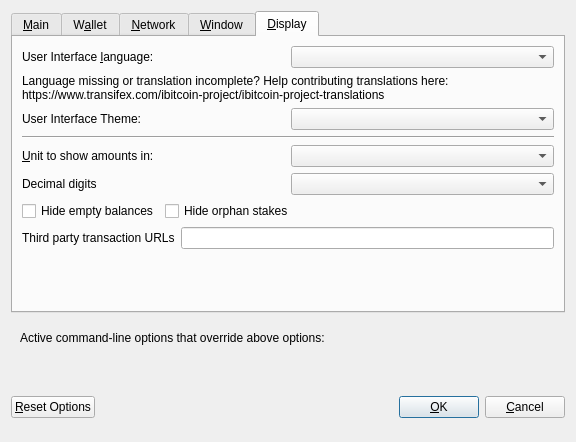
<?xml version="1.0" encoding="UTF-8"?>
<ui version="4.0">
 <class>OptionsDialog</class>
 <widget class="QDialog" name="OptionsDialog">
  <property name="geometry">
   <rect>
    <x>0</x>
    <y>0</y>
    <width>576</width>
    <height>442</height>
   </rect>
  </property>
  <property name="windowTitle">
   <string>Options</string>
  </property>
  <property name="modal">
   <bool>true</bool>
  </property>
  <layout class="QVBoxLayout" name="verticalLayout">
   <item>
    <widget class="QTabWidget" name="tabWidget">
     <property name="currentIndex">
      <number>4</number>
     </property>
     <widget class="QWidget" name="tabMain">
      <attribute name="title">
       <string>&amp;Main</string>
      </attribute>
      <layout class="QVBoxLayout" name="verticalLayout_Main">
       <item>
        <widget class="QCheckBox" name="bitcoinAtStartup">
         <property name="toolTip">
          <string>Automatically start iBTCCOIN after logging in to the system.</string>
         </property>
         <property name="text">
          <string>&amp;Start iBTCCOIN on system login</string>
         </property>
        </widget>
       </item>
       <item>
        <layout class="QHBoxLayout" name="horizontalLayout_2_Main">
         <item>
          <widget class="QLabel" name="databaseCacheLabel">
           <property name="text">
            <string>Size of &amp;database cache</string>
           </property>
           <property name="textFormat">
            <enum>Qt::PlainText</enum>
           </property>
           <property name="buddy">
            <cstring>databaseCache</cstring>
           </property>
          </widget>
         </item>
         <item>
          <widget class="QSpinBox" name="databaseCache"/>
         </item>
         <item>
          <widget class="QLabel" name="databaseCacheUnitLabel">
           <property name="text">
            <string>MB</string>
           </property>
           <property name="textFormat">
            <enum>Qt::PlainText</enum>
           </property>
          </widget>
         </item>
         <item>
          <spacer name="horizontalSpacer_2_Main">
           <property name="orientation">
            <enum>Qt::Horizontal</enum>
           </property>
           <property name="sizeHint" stdset="0">
            <size>
             <width>40</width>
             <height>20</height>
            </size>
           </property>
          </spacer>
         </item>
        </layout>
       </item>
       <item>
        <layout class="QHBoxLayout" name="horizontalLayout_3_Main">
         <item>
          <widget class="QLabel" name="threadsScriptVerifLabel">
           <property name="text">
            <string>Number of script &amp;verification threads</string>
           </property>
           <property name="textFormat">
            <enum>Qt::PlainText</enum>
           </property>
           <property name="buddy">
            <cstring>threadsScriptVerif</cstring>
           </property>
          </widget>
         </item>
         <item>
          <widget class="QSpinBox" name="threadsScriptVerif">
           <property name="toolTip">
            <string>(0 = auto, &lt;0 = leave that many cores free)</string>
           </property>
          </widget>
         </item>
         <item>
          <spacer name="horizontalSpacer_3_Main">
           <property name="orientation">
            <enum>Qt::Horizontal</enum>
           </property>
           <property name="sizeHint" stdset="0">
            <size>
             <width>40</width>
             <height>20</height>
            </size>
           </property>
          </spacer>
         </item>
        </layout>
       </item>
       <item>
        <spacer name="verticalSpacer_2">
         <property name="orientation">
          <enum>Qt::Vertical</enum>
         </property>
         <property name="sizeHint" stdset="0">
          <size>
           <width>20</width>
           <height>40</height>
          </size>
         </property>
        </spacer>
       </item>
       <item>
        <layout class="QHBoxLayout" name="horiz-autominting-layout">
         <item>
          <widget class="QCheckBox" name="checkBoxZeromintEnable">
           <property name="toolTip">
            <string>Enable automatic minting of iBTC units to ziBTC</string>
           </property>
           <property name="layoutDirection">
            <enum>Qt::LeftToRight</enum>
           </property>
           <property name="text">
            <string>Enable ziBTC Automint</string>
           </property>
          </widget>
         </item>
         <item>
          <widget class="QCheckBox" name="checkBoxZeromintAddresses">
           <property name="toolTip">
            <string>Enable automatic ziBTC minting from specific addresses</string>
           </property>
           <property name="layoutDirection">
            <enum>Qt::LeftToRight</enum>
           </property>
           <property name="text">
            <string>Enable Automint Addresses</string>
           </property>
          </widget>
         </item>
        </layout>
       </item>
       <item>
        <layout class="QHBoxLayout" name="horizontalLayout_3">
         <item>
          <widget class="QLabel" name="percentage_label">
           <property name="toolTip">
            <string>Percentage of incoming iBTC which get automatically converted to ziBTC via Zerocoin Protocol (min: 10%)</string>
           </property>
           <property name="text">
            <string>Percentage of autominted ziBTC</string>
           </property>
          </widget>
         </item>
         <item>
          <widget class="QSpinBox" name="zeromintPercentage">
           <property name="minimum">
            <number>1</number>
           </property>
           <property name="maximum">
            <number>100</number>
           </property>
          </widget>
         </item>
        </layout>
       </item>
       <item>
        <layout class="QHBoxLayout" name="horizontalLayout" stretch="0,0">
         <property name="sizeConstraint">
          <enum>QLayout::SetFixedSize</enum>
         </property>
         <item>
          <widget class="QLabel" name="labelPreferredDenom">
           <property name="maximumSize">
            <size>
             <width>16777215</width>
             <height>16777215</height>
            </size>
           </property>
           <property name="toolTip">
            <string>Wait with automatic conversion to Zerocoin until enough iBTC for this denomination is available</string>
           </property>
           <property name="text">
            <string>Preferred Automint ziBTC Denomination</string>
           </property>
          </widget>
         </item>
         <item>
          <widget class="QComboBox" name="preferredDenom">
           <property name="maximumSize">
            <size>
             <width>16777215</width>
             <height>27</height>
            </size>
           </property>
           <property name="toolTip">
            <string>Wait with automatic conversion to Zerocoin until enough iBTC for this denomination is available</string>
           </property>
           <property name="maxVisibleItems">
            <number>9</number>
           </property>
           <property name="maxCount">
            <number>9</number>
           </property>
          </widget>
         </item>
        </layout>
       </item>
      </layout>
     </widget>
     <widget class="QWidget" name="tabWallet">
      <attribute name="title">
       <string>W&amp;allet</string>
      </attribute>
      <layout class="QVBoxLayout" name="verticalLayout_Wallet">
       <item>
        <layout class="QHBoxLayout" name="horizontalLayout_2_Wallet">
         <item>
          <widget class="QLabel" name="labelStakeSplitThresholdText">
           <property name="text">
            <string>Stake split threshold:</string>
           </property>
          </widget>
         </item>
         <item>
          <widget class="QSpinBox" name="spinBoxStakeSplitThreshold">
           <property name="minimum">
            <number>1</number>
           </property>
           <property name="maximum">
            <number>999999</number>
           </property>
          </widget>
         </item>
        </layout>
       </item>
       <item>
        <widget class="QGroupBox" name="groupBox">
         <property name="title">
          <string>Expert</string>
         </property>
         <layout class="QVBoxLayout" name="verticalLayout_2">
          <item>
           <widget class="QCheckBox" name="coinControlFeatures">
            <property name="toolTip">
             <string>Whether to show coin control features or not.</string>
            </property>
            <property name="text">
             <string>Enable coin &amp;control features</string>
            </property>
           </widget>
          </item>
          <item>
           <widget class="QCheckBox" name="showMasternodesTab">
            <property name="toolTip">
             <string>Show additional tab listing all your masternodes in first sub-tab&lt;br/&gt;and all masternodes on the network in second sub-tab.</string>
            </property>
            <property name="text">
             <string>Show Masternodes Tab</string>
            </property>
           </widget>
          </item>
          <item>
           <widget class="QCheckBox" name="spendZeroConfChange">
            <property name="toolTip">
             <string>If you disable the spending of unconfirmed change, the change from a transaction&lt;br/&gt;cannot be used until that transaction has at least one confirmation.&lt;br/&gt;This also affects how your balance is computed.</string>
            </property>
            <property name="text">
             <string>&amp;Spend unconfirmed change</string>
            </property>
           </widget>
          </item>
         </layout>
        </widget>
       </item>
       <item>
        <spacer name="verticalSpacer_Wallet">
         <property name="orientation">
          <enum>Qt::Vertical</enum>
         </property>
         <property name="sizeHint" stdset="0">
          <size>
           <width>20</width>
           <height>40</height>
          </size>
         </property>
        </spacer>
       </item>
      </layout>
     </widget>
     <widget class="QWidget" name="tabNetwork">
      <attribute name="title">
       <string>&amp;Network</string>
      </attribute>
      <layout class="QVBoxLayout" name="verticalLayout_Network">
       <item>
        <widget class="QCheckBox" name="mapPortUpnp">
         <property name="toolTip">
          <string>Automatically open the iBTCCOIN client port on the router. This only works when your router supports UPnP and it is enabled.</string>
         </property>
         <property name="text">
          <string>Map port using &amp;UPnP</string>
         </property>
        </widget>
       </item>
       <item>
        <widget class="QCheckBox" name="allowIncoming">
         <property name="toolTip">
          <string>Accept connections from outside</string>
         </property>
         <property name="text">
          <string>Allow incoming connections</string>
         </property>
        </widget>
       </item>
       <item>
        <widget class="QCheckBox" name="connectSocks">
         <property name="toolTip">
          <string>Connect to the iBTCCOIN network through a SOCKS5 proxy.</string>
         </property>
         <property name="text">
          <string>&amp;Connect through SOCKS5 proxy (default proxy):</string>
         </property>
        </widget>
       </item>
       <item>
        <layout class="QHBoxLayout" name="horizontalLayout_1_Network">
         <item>
          <widget class="QLabel" name="proxyIpLabel">
           <property name="text">
            <string>Proxy &amp;IP:</string>
           </property>
           <property name="textFormat">
            <enum>Qt::PlainText</enum>
           </property>
           <property name="buddy">
            <cstring>proxyIp</cstring>
           </property>
          </widget>
         </item>
         <item>
          <widget class="QValidatedLineEdit" name="proxyIp">
           <property name="minimumSize">
            <size>
             <width>140</width>
             <height>0</height>
            </size>
           </property>
           <property name="maximumSize">
            <size>
             <width>140</width>
             <height>16777215</height>
            </size>
           </property>
           <property name="toolTip">
            <string>IP address of the proxy (e.g. IPv4: 127.0.0.1 / IPv6: ::1)</string>
           </property>
          </widget>
         </item>
         <item>
          <widget class="QLabel" name="proxyPortLabel">
           <property name="text">
            <string>&amp;Port:</string>
           </property>
           <property name="textFormat">
            <enum>Qt::PlainText</enum>
           </property>
           <property name="buddy">
            <cstring>proxyPort</cstring>
           </property>
          </widget>
         </item>
         <item>
          <widget class="QLineEdit" name="proxyPort">
           <property name="minimumSize">
            <size>
             <width>55</width>
             <height>0</height>
            </size>
           </property>
           <property name="maximumSize">
            <size>
             <width>55</width>
             <height>16777215</height>
            </size>
           </property>
           <property name="toolTip">
            <string>Port of the proxy (e.g. 8950)</string>
           </property>
          </widget>
         </item>
         <item>
          <spacer name="horizontalSpacer_1_Network">
           <property name="orientation">
            <enum>Qt::Horizontal</enum>
           </property>
           <property name="sizeHint" stdset="0">
            <size>
             <width>40</width>
             <height>20</height>
            </size>
           </property>
          </spacer>
         </item>
        </layout>
       </item>
       <item>
        <spacer name="verticalSpacer_Network">
         <property name="orientation">
          <enum>Qt::Vertical</enum>
         </property>
         <property name="sizeHint" stdset="0">
          <size>
           <width>20</width>
           <height>40</height>
          </size>
         </property>
        </spacer>
       </item>
      </layout>
     </widget>
     <widget class="QWidget" name="tabWindow">
      <attribute name="title">
       <string>&amp;Window</string>
      </attribute>
      <layout class="QVBoxLayout" name="verticalLayout_Window">
       <item>
        <widget class="QCheckBox" name="minimizeToTray">
         <property name="toolTip">
          <string>Show only a tray icon after minimizing the window.</string>
         </property>
         <property name="text">
          <string>&amp;Minimize to the tray instead of the taskbar</string>
         </property>
        </widget>
       </item>
       <item>
        <widget class="QCheckBox" name="minimizeOnClose">
         <property name="toolTip">
          <string>Minimize instead of exit the application when the window is closed. When this option is enabled, the application will be closed only after selecting Quit in the menu.</string>
         </property>
         <property name="text">
          <string>M&amp;inimize on close</string>
         </property>
        </widget>
       </item>
       <item>
        <spacer name="verticalSpacer_Window">
         <property name="orientation">
          <enum>Qt::Vertical</enum>
         </property>
         <property name="sizeHint" stdset="0">
          <size>
           <width>20</width>
           <height>40</height>
          </size>
         </property>
        </spacer>
       </item>
      </layout>
     </widget>
     <widget class="QWidget" name="tabDisplay">
      <attribute name="title">
       <string>&amp;Display</string>
      </attribute>
      <layout class="QVBoxLayout" name="verticalLayout_Display">
       <item>
        <layout class="QHBoxLayout" name="horizontalLayout_1_Display">
         <item>
          <widget class="QLabel" name="langLabel">
           <property name="text">
            <string>User Interface &amp;language:</string>
           </property>
           <property name="textFormat">
            <enum>Qt::PlainText</enum>
           </property>
           <property name="buddy">
            <cstring>lang</cstring>
           </property>
          </widget>
         </item>
         <item>
          <widget class="QValueComboBox" name="lang">
           <property name="toolTip">
            <string>The user interface language can be set here. This setting will take effect after restarting iBTCCOIN.</string>
           </property>
          </widget>
         </item>
        </layout>
       </item>
       <item>
        <widget class="QLabel" name="label_3">
         <property name="toolTip">
          <string notr="true"/>
         </property>
         <property name="statusTip">
          <string notr="true"/>
         </property>
         <property name="whatsThis">
          <string notr="true"/>
         </property>
         <property name="accessibleName">
          <string notr="true"/>
         </property>
         <property name="text">
          <string>Language missing or translation incomplete? Help contributing translations here:
https://www.transifex.com/ibitcoin-project/ibitcoin-project-translations</string>
         </property>
         <property name="wordWrap">
          <bool>true</bool>
         </property>
         <property name="openExternalLinks">
          <bool>true</bool>
         </property>
         <property name="textInteractionFlags">
          <set>Qt::TextBrowserInteraction</set>
         </property>
        </widget>
       </item>
       <item>
        <layout class="QHBoxLayout" name="horizontalLayout_2_Display" stretch="0,0">
         <item>
          <widget class="QLabel" name="themeLabel">
           <property name="text">
            <string>User Interface Theme:</string>
           </property>
          </widget>
         </item>
         <item>
          <widget class="QValueComboBox" name="theme"/>
         </item>
        </layout>
       </item>
       <item>
        <widget class="Line" name="line">
         <property name="orientation">
          <enum>Qt::Horizontal</enum>
         </property>
        </widget>
       </item>
       <item>
        <layout class="QHBoxLayout" name="horizontalLayout_3_Display">
         <item>
          <widget class="QLabel" name="unitLabel">
           <property name="text">
            <string>&amp;Unit to show amounts in:</string>
           </property>
           <property name="textFormat">
            <enum>Qt::PlainText</enum>
           </property>
           <property name="buddy">
            <cstring>unit</cstring>
           </property>
          </widget>
         </item>
         <item>
          <widget class="QValueComboBox" name="unit">
           <property name="toolTip">
            <string>Choose the default subdivision unit to show in the interface and when sending coins.</string>
           </property>
          </widget>
         </item>
        </layout>
       </item>
       <item>
        <layout class="QHBoxLayout" name="horizontalLayout_4_Display">
         <item>
          <widget class="QLabel" name="digitsLabel">
           <property name="text">
            <string>Decimal digits</string>
           </property>
          </widget>
         </item>
         <item>
          <widget class="QValueComboBox" name="digits"/>
         </item>
        </layout>
       </item>
       <item>
        <layout class="QHBoxLayout" name="horizontalLayout_5_Display">
         <item>
          <widget class="QCheckBox" name="checkBoxHideZeroBalances">
           <property name="toolTip">
            <string>Hide empty balances</string>
           </property>
           <property name="layoutDirection">
            <enum>Qt::LeftToRight</enum>
           </property>
           <property name="text">
            <string>Hide empty balances</string>
           </property>
          </widget>
         </item>
         <item>
          <widget class="QCheckBox" name="checkBoxHideOrphans">
           <property name="toolTip">
            <string>Hide orphan stakes in transaction lists</string>
           </property>
           <property name="text">
            <string>Hide orphan stakes</string>
           </property>
          </widget>
         </item>
         <item>
          <spacer name="horizontalSpacer">
           <property name="orientation">
            <enum>Qt::Horizontal</enum>
           </property>
           <property name="sizeHint" stdset="0">
            <size>
             <width>40</width>
             <height>20</height>
            </size>
           </property>
          </spacer>
         </item>
        </layout>
       </item>
       <item>
        <layout class="QHBoxLayout" name="horizontalLayout_6_Display">
         <item>
          <widget class="QLabel" name="thirdPartyTxUrlsLabel">
           <property name="toolTip">
            <string>Third party URLs (e.g. a block explorer) that appear in the transactions tab as context menu items. %s in the URL is replaced by transaction hash. Multiple URLs are separated by vertical bar |.</string>
           </property>
           <property name="text">
            <string>Third party transaction URLs</string>
           </property>
           <property name="buddy">
            <cstring>thirdPartyTxUrls</cstring>
           </property>
          </widget>
         </item>
         <item>
          <widget class="QLineEdit" name="thirdPartyTxUrls">
           <property name="toolTip">
            <string>Third party URLs (e.g. a block explorer) that appear in the transactions tab as context menu items. %s in the URL is replaced by transaction hash. Multiple URLs are separated by vertical bar |.</string>
           </property>
          </widget>
         </item>
        </layout>
       </item>
       <item>
        <spacer name="verticalSpacer">
         <property name="orientation">
          <enum>Qt::Vertical</enum>
         </property>
         <property name="sizeHint" stdset="0">
          <size>
           <width>20</width>
           <height>40</height>
          </size>
         </property>
        </spacer>
       </item>
      </layout>
     </widget>
    </widget>
   </item>
   <item>
    <widget class="QFrame" name="frame">
     <layout class="QVBoxLayout" name="verticalLayout_Bottom">
      <item>
       <layout class="QHBoxLayout" name="horizontalLayout_Bottom">
        <item>
         <widget class="QLabel" name="overriddenByCommandLineInfoLabel">
          <property name="text">
           <string>Active command-line options that override above options:</string>
          </property>
          <property name="textFormat">
           <enum>Qt::PlainText</enum>
          </property>
         </widget>
        </item>
        <item>
         <spacer name="horizontalSpacer_Bottom">
          <property name="orientation">
           <enum>Qt::Horizontal</enum>
          </property>
          <property name="sizeHint" stdset="0">
           <size>
            <width>40</width>
            <height>20</height>
           </size>
          </property>
         </spacer>
        </item>
       </layout>
      </item>
      <item>
       <widget class="QLabel" name="overriddenByCommandLineLabel">
        <property name="text">
         <string/>
        </property>
        <property name="textFormat">
         <enum>Qt::PlainText</enum>
        </property>
        <property name="wordWrap">
         <bool>true</bool>
        </property>
       </widget>
      </item>
     </layout>
    </widget>
   </item>
   <item>
    <layout class="QHBoxLayout" name="horizontalLayout_Buttons">
     <item>
      <widget class="QPushButton" name="resetButton">
       <property name="toolTip">
        <string>Reset all client options to default.</string>
       </property>
       <property name="text">
        <string>&amp;Reset Options</string>
       </property>
       <property name="autoDefault">
        <bool>false</bool>
       </property>
      </widget>
     </item>
     <item>
      <spacer name="horizontalSpacer_1">
       <property name="orientation">
        <enum>Qt::Horizontal</enum>
       </property>
       <property name="sizeHint" stdset="0">
        <size>
         <width>40</width>
         <height>48</height>
        </size>
       </property>
      </spacer>
     </item>
     <item>
      <widget class="QLabel" name="statusLabel">
       <property name="minimumSize">
        <size>
         <width>200</width>
         <height>0</height>
        </size>
       </property>
       <property name="font">
        <font>
         <weight>75</weight>
         <bold>true</bold>
        </font>
       </property>
       <property name="text">
        <string/>
       </property>
       <property name="textFormat">
        <enum>Qt::PlainText</enum>
       </property>
       <property name="wordWrap">
        <bool>true</bool>
       </property>
      </widget>
     </item>
     <item>
      <spacer name="horizontalSpacer_2">
       <property name="orientation">
        <enum>Qt::Horizontal</enum>
       </property>
       <property name="sizeHint" stdset="0">
        <size>
         <width>40</width>
         <height>48</height>
        </size>
       </property>
      </spacer>
     </item>
     <item>
      <widget class="QPushButton" name="okButton">
       <property name="text">
        <string>&amp;OK</string>
       </property>
       <property name="autoDefault">
        <bool>false</bool>
       </property>
       <property name="default">
        <bool>true</bool>
       </property>
      </widget>
     </item>
     <item>
      <widget class="QPushButton" name="cancelButton">
       <property name="text">
        <string>&amp;Cancel</string>
       </property>
       <property name="autoDefault">
        <bool>false</bool>
       </property>
      </widget>
     </item>
    </layout>
   </item>
  </layout>
 </widget>
 <customwidgets>
  <customwidget>
   <class>QValidatedLineEdit</class>
   <extends>QLineEdit</extends>
   <header>qvalidatedlineedit.h</header>
  </customwidget>
  <customwidget>
   <class>QValueComboBox</class>
   <extends>QComboBox</extends>
   <header>qvaluecombobox.h</header>
  </customwidget>
 </customwidgets>
 <resources/>
 <connections/>
</ui>
